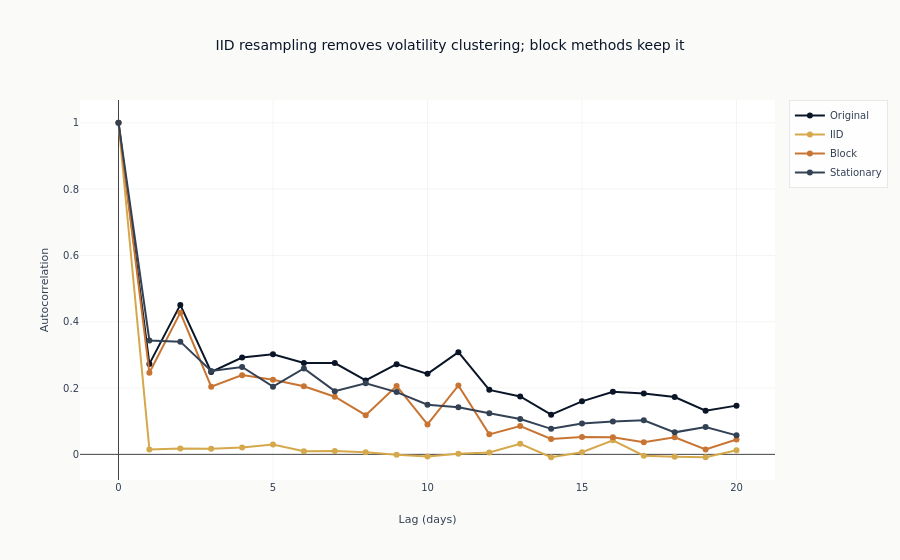

Source (notebook cell):
### Markdown cell above
## Autocorrelation Preservation

The key difference between bootstrap methods is how they handle **temporal
dependence**. We measure this via autocorrelation of **squared returns**
(signature of volatility clustering).

### Code cell
# Compute ACF for squared returns
n_lags = 20
fig = go.Figure()

bootstrap_colors = [COLORS["blue"], COLORS["amber"], COLORS["copper"], COLORS["neutral"]]

for idx, (name, sample) in enumerate(bootstrap_samples.items()):
    squared = sample**2
    acf_values = acf(squared, nlags=n_lags, fft=True)
    fig.add_trace(
        go.Scatter(
            x=list(range(n_lags + 1)),
            y=acf_values,
            mode="lines+markers",
            name=name,
            line=dict(color=bootstrap_colors[idx]),
        )
    )

fig.update_layout(
    title="IID resampling removes volatility clustering; block methods keep it",
    xaxis_title="Lag (days)",
    yaxis_title="Autocorrelation",
)
show_plotly_with_alt(
    fig,
    "Autocorrelation of squared returns against lag for the original SPY series "
    "and three bootstrap resamples; all four start at one by definition at lag "
    "zero, after which the IID resample drops to zero while the block and "
    "stationary resamples stay close to the original.",
)

### Figure 1 — Plotly figure (JSON) as saved in the notebook; plotly's stock layout.template omitted (floating-point values rounded to 4 significant figures)
{"data": [{"line": {"color": "#0a1628"}, "mode": "lines+markers", "name": "Original", "type": "scatter", "x": [0, 1, 2, 3, 4, 5, 6, 7, 8, 9, 10, 11, 12, 13, 14, 15, 16, 17, 18, 19, 20], "y": [1.0, 0.2727, 0.4508, 0.2484, 0.292, 0.3017, 0.2754, 0.2753, 0.2229, 0.272, 0.2428, 0.3082, 0.1945, 0.1745, 0.1196, 0.1599, 0.1889, 0.1833, 0.1728, 0.1315, 0.147]}, {"line": {"color": "#D4A84B"}, "mode": "lines+markers", "name": "IID", "type": "scatter", "x": [0, 1, 2, 3, 4, 5, 6, 7, 8, 9, 10, 11, 12, 13, 14, 15, 16, 17, 18, 19, 20], "y": [1.0, 0.01488, 0.01797, 0.01679, 0.02087, 0.02957, 0.009226, 0.01006, 0.006348, -0.001242, -0.006372, 0.001505, 0.005483, 0.03189, -0.008723, 0.006302, 0.04219, -0.003981, -0.007213, -0.008596, 0.01211]}, {"line": {"color": "#C87533"}, "mode": "lines+markers", "name": "Block", "type": "scatter", "x": [0, 1, 2, 3, 4, 5, 6, 7, 8, 9, 10, 11, 12, 13, 14, 15, 16, 17, 18, 19, 20], "y": [1.0, 0.2462, 0.4273, 0.204, 0.2389, 0.2247, 0.2052, 0.1737, 0.1183, 0.2062, 0.09018, 0.2077, 0.06034, 0.08528, 0.0464, 0.05211, 0.05178, 0.0366, 0.05156, 0.0146, 0.04481]}, {"line": {"color": "#334155"}, "mode": "lines+markers", "name": "Stationary", "type": "scatter", "x": [0, 1, 2, 3, 4, 5, 6, 7, 8, 9, 10, 11, 12, 13, 14, 15, 16, 17, 18, 19, 20], "y": [1.0, 0.3433, 0.34, 0.2514, 0.2636, 0.2041, 0.259, 0.1906, 0.2144, 0.1877, 0.1495, 0.1424, 0.1241, 0.1066, 0.07698, 0.09314, 0.09911, 0.1025, 0.06633, 0.08261, 0.05731]}], "layout": {"title": {"text": "IID resampling removes volatility clustering; block methods keep it"}, "xaxis": {"title": {"text": "Lag (days)"}}, "yaxis": {"title": {"text": "Autocorrelation"}}}}
